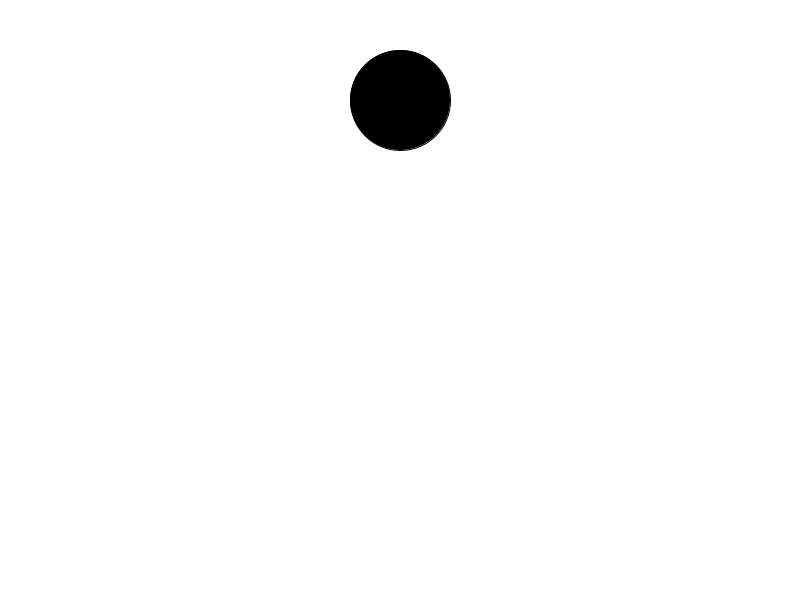
Frame 1 (no input)
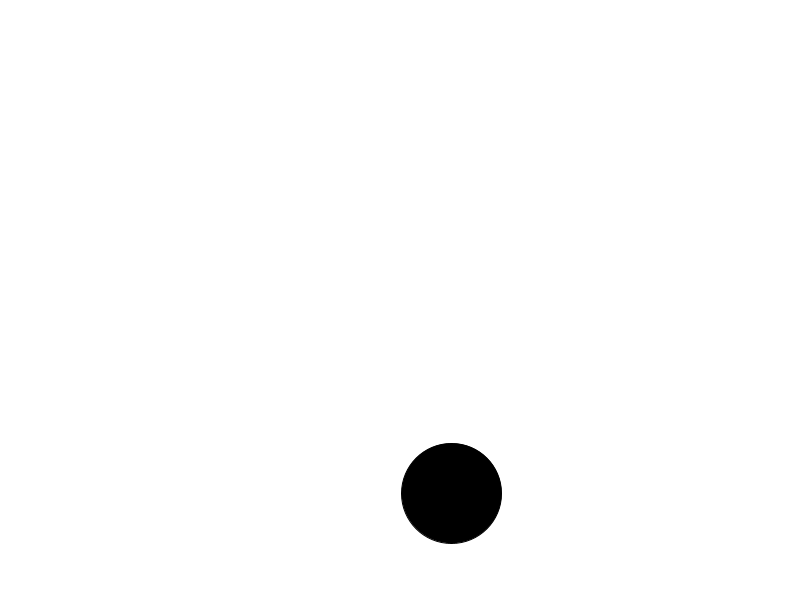
Frame 60 (the mouse pressed at the canvas centre just before this capture)
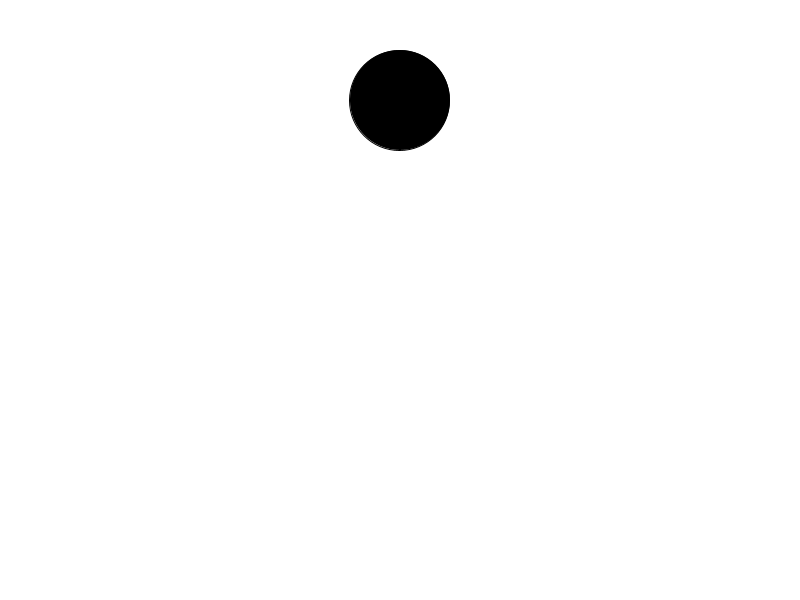
Frame 120 (the mouse held since frame 60 and released just before this capture)

The Processing sketch that drew these frames (run headless with seeded random() and noise(); from frame 60 on, the mouse is pressed at the canvas centre):

// Processing sketch: Lesson05
// ── Lesson05.pde
// Lesson 05 "Pendulum"
//   integration of mathematical functions

float t;

void setup() {
  t = 0;
  size(800, 600);
  smooth();
  fill(0);
}

float sig(float x) {
  return 1.0/(1+exp(-x)); 
}

void draw() {
  background(255);
  float theta = TWO_PI*sig(-10+t/6);
  ellipse(400+200*sin(theta), 300-200*cos(theta), 100, 100);
  t = t+1;
 
  // Loop
  if (t == 120) t=0;
}
